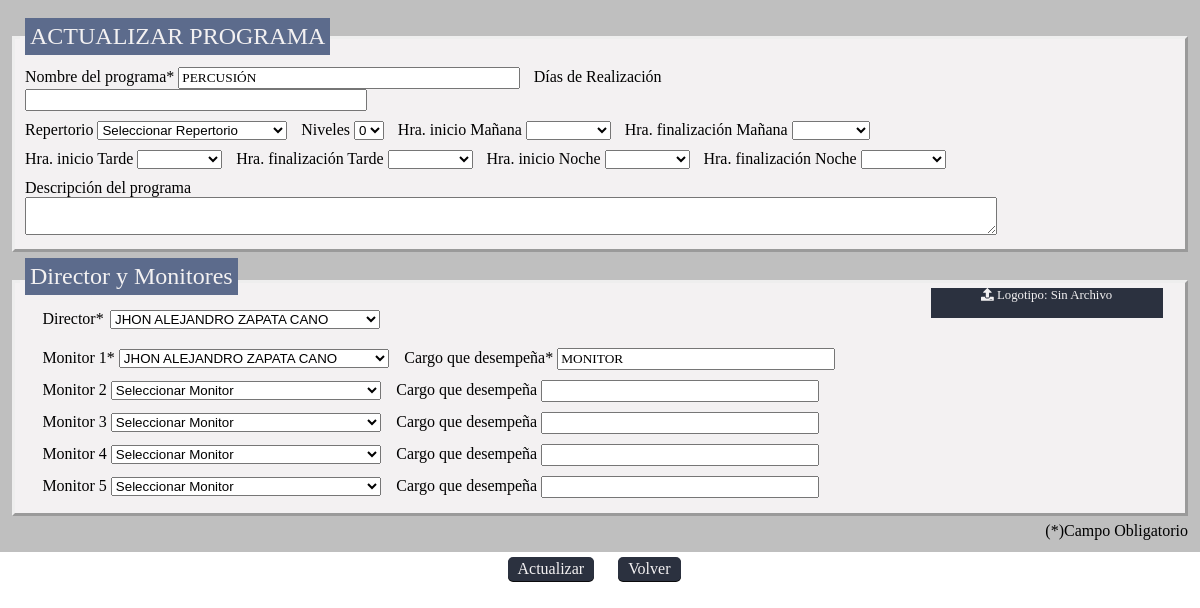
The app's page /codigo/programa-editar.php?cod=0 with its own data.
### tables this page shows
CREATE TABLE `programa` (
  `id` int(10) NOT NULL,
  `nom_programa` varchar(150) DEFAULT NULL,
  `descripcion` varchar(250) DEFAULT NULL,
  `niveles` int(2) DEFAULT NULL,
  `dias_realizo` varchar(50) DEFAULT NULL,
  `h_inicio_M` varchar(20) DEFAULT NULL,
  `h_finalizacion_M` varchar(20) DEFAULT NULL,
  `h_inicio_T` varchar(20) DEFAULT NULL,
  `h_finalizacion_T` varchar(20) DEFAULT NULL,
  `h_inicio_N` varchar(20) DEFAULT NULL,
  `h_finalizacion_N` varchar(20) DEFAULT NULL,
  `director` varchar(150) DEFAULT NULL,
  `monitor1` varchar(150) DEFAULT NULL,
  `cargo1` varchar(100) DEFAULT NULL,
  `monitor2` varchar(150) DEFAULT NULL,
  `cargo2` varchar(100) DEFAULT NULL,
  `monitor3` varchar(150) DEFAULT NULL,
  `cargo3` varchar(100) DEFAULT NULL,
  `monitor4` varchar(150) DEFAULT NULL,
  `cargo4` varchar(100) DEFAULT NULL,
  `monitor5` varchar(150) DEFAULT NULL,
  `cargo5` varchar(100) DEFAULT NULL,
  `repertorio` varchar(200) DEFAULT NULL,
  `logotipo` varchar(100) DEFAULT NULL,
  `usuario_elaboro` varchar(100) DEFAULT NULL,
  `usuario_actualizo` varchar(100) DEFAULT NULL,
  `f_registro` datetime DEFAULT NULL,
  `f_actualizacion` datetime DEFAULT NULL
);

### codigo/programa-editar.php (called while the page is built, shortened)
<?php
require "conexion_BD.php";
$dato=$_GET['cod'];
$datos=$dato;
$consultar_programa_sql="SELECT * FROM programa WHERE id=:id";
    $resultado_programa_sql=$conexion->prepare($consultar_programa_sql);
    $resultado_programa_sql->execute(array(":id"=>$datos));
    while($fila=$resultado_programa_sql->fetch(PDO::FETCH_ASSOC)){
$nom_programa=$fila["nom_programa"];
$niveles=$fila["niveles"];
$realizacion=$fila["dias_realizo"];
$hinicio_M=$fila["h_inicio_M"];
$hfinal_M=$fila["h_finalizacion_M"];
$hinicio_T=$fila["h_inicio_T"];
$hfinal_T=$fila["h_finalizacion_T"];
$hinicio_N=$fila["h_inicio_N"];
$hfinal_N=$fila["h_finalizacion_N"];
$director=$fila["director"];
$monitor1=$fila["monitor1"];
$cargo1=$fila["cargo1"];
$monitor2=$fila["monitor2"];
$cargo2=$fila["cargo2"];
$monitor3=$fila["monitor3"];
$cargo3=$fila["cargo3"];
$monitor4=$fila["monitor4"];
$cargo4=$fila["cargo4"];
$monitor5=$fila["monitor5"];
$cargo5=$fila["cargo5"];
$repertorio=$fila["repertorio"];
    }
include '../formulario/frmprograma-editar.php';
 ?>

### formulario/frmprograma-editar.php (the view, shortened to what this page needs)
<!doctype html>
<html>
<head>
<link href="../estilos/reset.css" rel="stylesheet" type="text/css">
<link href="../estilos/fuente.css" rel="stylesheet" type="text/css">
<link href="../estilos/frmprograma.css" rel="stylesheet" type="text/css">
</head>
<body>
<div id="cargar-formulario-programa-editar">
<form id="fmprograma">
<fieldset>
<legend><h1>ACTUALIZAR PROGRAMA</h1></legend>
<ul class="contenido">
<li id="linea1">
  <label for="txtnomprograma">Nombre del programa*</label>
<input type="text" name="txtnomprograma" id="txtnomprograma" value="<?php echo $nom_programa;?>" />
<label for="txtdiarealizacion">Días de Realización</label>
<input type="text" name="txtdiarealizacion" id="txtdiarealizacion" value="<?php echo $realizacion;?>"/> </li>
<li id="linea2"><label for="slrepertorio">Repertorio</label>
<select name="slrepertorio" id="slrepertorio"> <option selected="<?php echo $repertorio;?>"><?php echo $repertorio;?></option></select>
<label for="slniveles">Niveles</label>
<select name="slniveles"><option selected="<?php echo $niveles;?>"><?php echo $niveles;?></option> <option>1</option><option>2</option> <option>3</option> <option>4</option> <option>5</option>  </select>
<label for="slhorainicio_M">Hra. inicio Mañana</label>
<select name="slhorainicio_M" id="slhorainicio_M">
<option selected="<?php echo $hinicio_M;?>"><?php echo $hinicio_M?></option>
 <option value="8:00 a.m."> 8:00 a.m. </option>
</select>
<label for="slhorafinalizacion_M">Hra. finalización Mañana</label>
<select name="slhorafinalizacion_M" id="slhorafinalizacion" >
  <option selected="<?php echo $hfinal_M;?>"><?php echo $hfinal_M;?></option>
  <option> 8:30 a.m. </option>
</select>
</li>
<li id="linea3">
<label for="slhorainicio_T">Hra. inicio Tarde</label>
<select name="slhorainicio_T" id="slhorainicio_T">
  <option selected="<?php echo $hinicio_T;?>"><?php echo $hinicio_T;?></option>
<option>	12:00 p.m.	</option>
</select>
<label for="slhorafinalizacion_T">Hra. finalización Tarde</label>
<select name="slhorafinalizacion_T" id="slhorafinalizacion_T" >
  <option selected="<?php echo $hfinal_T;?>"><?php echo $hfinal_T;?></option>
  <option> 12:30 p.m. </option>
</select>
<label for="slhorainicio_N">Hra. inicio Noche</label>
<select name="slhorainicio_N" id="slhorainicio_N">
 <option selected="<?php echo $hinicio_N;?>"><?php echo $hinicio_N;?></option>
<option>	6:00 p.m.	</option>
</select>
<label for="slhorafinalizacion_N">Hra. finalización Noche</label>
<select name="slhorafinalizacion_N" id="slhorafinalizacion_N" >
  <option selected="<?php echo $hfinal_N;?>"><?php echo $hfinal_N;?></option>
  <option>	6:30 p.m.	</option>
</select>
 </li>
<li id="linea4">
<label for="txtdescprograma">Descripción del programa </label>
<textarea name="txtdescprograma" id="txtdescprograma"   maxlength="200"><?php echo $descripcion;?></textarea>
</li>
</ul>
</fieldset>
<fieldset id="fsleyenda2">
<legend><h2>Director y Monitores</h2></legend>
<div class="director">
<ul>
<li><label for="sldirector">Director*</label></li>
<li><select name="sldirector" id="sldirector"> <option selected="<?php echo $director?>"><?php echo $director;?></option><?php require "../codigo/programa-cargar.php";
  while($row=$consulta->fetch(PDO::FETCH_ASSOC)){
	  $dats=array($row=DarAcento($row));
	  echo $html= "<option>$row[nombres] $row[apellidos]</option>" ;}?> </select></li>
</ul>
</div>
<div class="monitor">
<ul>
<li><label for="slmonitor1">Monitor 1* </label>
<select name="slmonitor1" id="slmonitor1"><option selected="<?php echo $monitor1;?>"><?php echo $monitor1;?></option><?php require "../codigo/programa-cargar.php";
  while($row=$consulta->fetch(PDO::FETCH_ASSOC)){
	  $dats=array($row=DarAcento($row));
	  echo $html= "<option>$row[nombres] $row[apellidos]</option>" ;}?></select>
<label for="txtcargo1">Cargo que desempeña*</label>
<input type="text" id="txtcargo1" name="txtcargo1" value="<?php echo $cargo1;?>"/></li>
<li><label for="slmonitor2">Monitor 2</label>
<select name="slmonitor2" id="slmonitor2"><option selected="<?php echo $monitor2;?>"><?php echo $monitor2;?></option><?php require "../codigo/programa-cargar.php";
  while($row=$consulta->fetch(PDO::FETCH_ASSOC)){
	  $dats=array($row=DarAcento($row));
	  echo $html= "<option>$row[nombres] $row[apellidos]</option>" ;}?></select>
<label for="txtcargo2">Cargo que desempeña</label>
<input type="text" id="txtcargo2" name="txtcargo2" value="<?php echo $cargo2;?>"/></li>
<li><label for="slmonitor3">Monitor 3</label>
<select name="slmonitor3" id="slmonitor3"> <option selected="<?php echo $monitor3;?>"><?php echo $monitor3;?></option><?php require "../codigo/programa-cargar.php";
  while($row=$consulta->fetch(PDO::FETCH_ASSOC)){
	  $dats=array($row=DarAcento($row));
	  echo $html= "<option>$row[nombres] $row[apellidos]</option>" ;}?></select>
<label for="txtcargo3">Cargo que desempeña</label>
<input type="text" id="txtcargo3" name="txtcargo3" value="<?php echo $cargo3;?>"/></li>
<li><label for="slmonitor4">Monitor 4</label>
<select name="slmonitor4" id="slmonitor4"> <option selected="<?php echo $monitor4;?>"><?php echo $monitor4;?></option><?php require "../codigo/programa-cargar.php";
  while($row=$consulta->fetch(PDO::FETCH_ASSOC)){
	  $dats=array($row=DarAcento($row));
	  echo $html= "<option>$row[nombres] $row[apellidos]</option>" ;}?></select>
<label for="txtcargo4">Cargo que desempeña</label>
<input type="text" id="txtcargo4" name="txtcargo4" value="<?php echo $cargo4;?>"/></li>
<li><label for="slmonitor5">Monitor 5 </label>
<select name="slmonitor5" id="slmonitor5"><option selected="<?php echo $monitor5;?>"><?php echo $monitor5;?></option><?php require "../codigo/programa-cargar.php";
  while($row=$consulta->fetch(PDO::FETCH_ASSOC)){
	  $dats=array($row=DarAcento($row));
	  echo $html= "<option>$row[nombres] $row[apellidos]</option>" ;}?></select>
<label for="txtcargo5">Cargo que desempeña</label>
<input type="text" id="txtcargo5" name="txtcargo5" value="<?php echo $cargo5;?>"/></li>
</ul>
</div>
<div id="dvfondobtnlogotipo" class="dvfondobtnlogotipo">
<label for="flanexologotipo" id="lbanexologotipo" class="input-label"><i class="fas fa-upload"></i> Logotipo: </label>
<span id="nomarchivologotipo" class="nomarchivologotipo">Sin Archivo</span>
</div>
</fieldset>
<p id="parrafo">(*)Campo Obligatorio</p>
</form>
<div class="dvbtnactualizar">
  <input type="submit" id="btnactualizar" value="Actualizar" onClick="programa_actualizar()"/>&nbsp; &nbsp;<input type="submit" id="btnvolver" value="Volver" onClick="programa_editar_volver()"/>
</div>
</div>
</body>
</html>

### estilos/frmprograma.css (style rules this page uses)
form { background-color:#BFBFBF; padding:1%; font-family:Philosopher-Italic; width:98%; margin: auto; }
form, input, textarea, button { font-family:Philosopher-Italic; }
h1 { background:#5C6B8C; color:#F3F1F2; font-size:1.5em; margin-left:5px; margin-bottom:2px; padding:5px; }
.contenido { margin:0; }
.contenido #linea1 { margin:5px; float:left; list-style:none; width: 82vw; }
.contenido #linea1 input { margin-right: 1%; }
#txtnomprograma, #txtdiarealizacion { width:33.9%; }
.contenido #linea2 { margin:5px; float:left; list-style:none; width: 82vw; }
.contenido #linea2 input, select { margin-right: 1%; }
#slrepertorio { width:19.3%; }
#slhorainicio, #slhorafinalizacion { width:8%; }
.dvfondobtnlogotipo { width:20%; height:30px; background:#2B313F; color:#F3F1F2; margin-left: 78.5%; margin-top: -1.9%; text-align: center; font-size: 80%; }
#dvfondobtnlogotipo #lbanexologotipo, #nomarchivologotipo { margin-top: 100%; }
.contenido #linea3 { margin:5px; float:left; list-style:none; width: 82vw; }
.contenido #linea3 input, select { margin-right: 1%; }
.contenido #linea4 { margin:5px; float:left; list-style:none; width: 82vw; }
.contenido #linea4 textarea, input, select { margin-right: 1%; }
#txtdescprograma { width:80.5vw; resize:vertical; max-height:35px; min-height:10px; }
fieldset { background:#F3F1F2; border: outset; margin:0.5% auto; padding:5px; }
#fsleyenda2 { padding:5px; }
#fsleyenda2 h2 { background:#5C6B8C; color:#F3F1F2; font-size:1.5em; margin-left:5px; margin-bottom:10px; padding:5px; }
.director { float:left; width:100%; padding-bottom:10px; position:relative; }
.director li { list-style:none; }
.director #sldirector { width:270px; position:absolute; top:0; left:90px; }
.monitor { float:left; width:100%; padding-bottom:10px; position:relative; }
.monitor li { list-style:none; margin-top:10px; }
form .monitor select { width:270px; }
.monitor input { width:270px; }
.dvbtnactualizar { text-align:center; position:relative; }
#btnguardar, #btnlimpiar, #btnenviar, #btnactualizar, #btnvolver { padding:3px 10px; font-size:1em; background-color:#2B313F; color:#F3F1F2; -webkit-transition: background-color .25s; border:0px; -webkit-border-radius:5px; -webkit-box-shadow: 0px 1px 0px #0A0A0C; -moz-border-radius:5px; margin-top: 5px; }
#parrafo { text-align:right; }

### records on screen
programa: txtnomprograma "PERCUSIÓN", slrepertorio "Seleccionar Repertorio", slniveles "0", sldirector "JHON ALEJANDRO ZAPATA CANO", slmonitor1 "JHON ALEJANDRO ZAPATA CANO", txtcargo1 "MONITOR", slmonitor2 "Seleccionar Monitor", slmonitor3 "Seleccionar Monitor", slmonitor4 "Seleccionar Monitor", slmonitor5 "Seleccionar Monitor"
